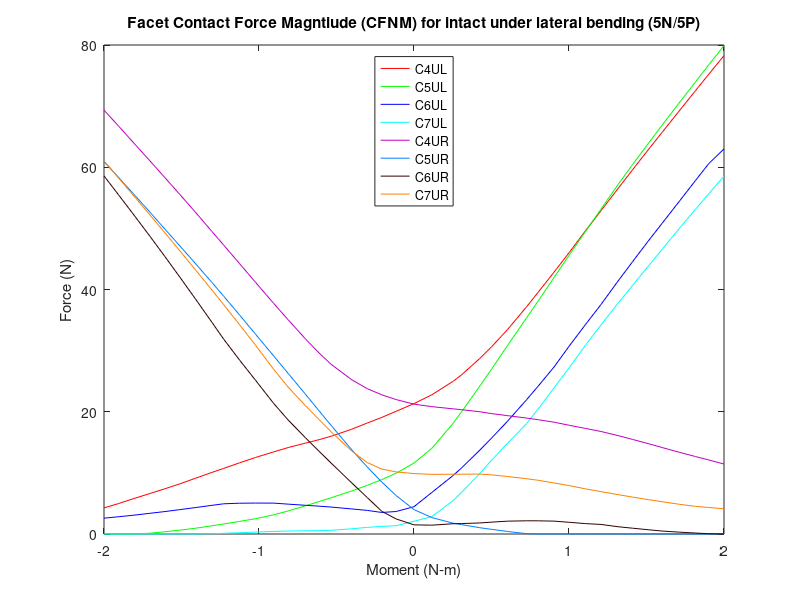

This figure's MATLAB source:
%% Facet contact force magnitude (N)
% Intact 5P/5N
clear all;
%% 5P
figure (2)

c4ulxp=[2 2.0575 2.12605 2.15275 2.21233 2.25121 2.30204 2.36312 2.40096 2.45209 2.50097 2.55317 2.60321 2.65826 2.70492 2.75514 2.80039 2.85766 2.90816 2.95077 3 ]-2;
c4ulyp=[21.3341 22.7741 24.9768 26.0084 28.7212 30.6767 33.468 37.1643 39.5759 42.8623 46.0691 49.6041 52.8913 56.5176 59.5782 62.8339 65.7159 69.3475 72.5383 75.2176 78.2594 ];

c4urxp=[2 2.0575 2.12605 2.15275 2.21233 2.25121 2.30204 2.36312 2.40096 2.45209 2.50097 2.55317 2.60321 2.65826 2.70492 2.75514 2.80039 2.85766 2.90816 2.95077 3 ]-2;
c4uryp=[21.2462 20.8366 20.4762 20.343 20.0015 19.6921 19.3578 18.9719 18.6923 18.2917 17.7845 17.2735 16.7705 16.0998 15.4756 14.7923 14.1476 13.3435 12.6717 12.1137 11.4476 ];

c5ulxp=[2 2.0575 2.12605 2.15275 2.21233 2.25121 2.30204 2.36312 2.40096 2.45209 2.50097 2.55317 2.60321 2.65826 2.70492 2.75514 2.80039 2.85766 2.90816 2.95077 3 ]-2;
c5ulyp=[11.6099 14.0112 18.1092 19.9314 24.1963 27.0571 30.8654 35.3563 38.145 41.9851 45.6398 49.4964 53.1583 57.1714 60.4282 63.8446 66.8899 70.6751 73.9658 76.7382 79.9157 ];

c5urxp=[2 2.0575 2.12605 2.15275 2.21233 2.25121 2.30204 2.36312 2.40096 2.45209 2.50097 2.55317 2.60321 2.65826 2.70492 2.75514 2.80039 2.85766 2.90816 2.95077 3 ]-2;
c5uryp=[3.99436 2.68834 1.77173 1.53885 1.02707 0.755422 0.416045 0.0524626 0.00453191 0.0041082 0.00388681 0.00366456 0.00346697 0.00326418 0.00310827 0.00295376 0.00282241 0.00266986 0.00253702 0.00242919 0.00231272 ];

c6ulxp=[2 2.0575 2.12605 2.15275 2.21233 2.25121 2.30204 2.36312 2.40096 2.45209 2.50097 2.55317 2.60321 2.65826 2.70492 2.75514 2.80039 2.85766 2.90816 2.95077 3 ]-2;
c6ulyp=[4.46774 6.79619 9.56689 10.7778 13.7226 15.7433 18.4713 21.9656 24.2163 27.3412 30.7671 34.2718 37.5443 41.3868 44.5415 47.8943 50.8277 54.5461 57.8363 60.5944 63.];

c6urxp=[2 2.0575 2.12605 2.15275 2.21233 2.25121 2.30204 2.36312 2.40096 2.45209 2.50097 2.55317 2.60321 2.65826 2.70492 2.75514 2.80039 2.85766 2.90816 2.95077 3 ]-2;
c6uryp=[1.49563 1.4466 1.67864 1.70432 1.80759 1.94537 2.10139 2.16082 2.15545 2.10614 1.91442 1.70007 1.56421 1.18965 0.950644 0.700416 0.483135 0.30031 0.157005 0.0455174 0.00266004 ];

c7ulxp=[2 2.0575 2.12605 2.15275 2.21233 2.25121 2.30204 2.36312 2.40096 2.45209 2.50097 2.55317 2.60321 2.65826 2.70492 2.75514 2.80039 2.85766 2.90816 2.95077 3 ]-2;
c7ulyp=[2.08179 2.85032 5.44781 6.76738 9.89475 12.1294 14.8571 18.0678 20.482 23.9217 27.2485 30.8797 34.2003 37.7393 40.6641 43.7762 46.5708 50.0827 53.1385 55.6615 58.5379];

c7urxp=[2 2.0575 2.12605 2.15275 2.21233 2.25121 2.30204 2.36312 2.40096 2.45209 2.50097 2.55317 2.60321 2.65826 2.70492 2.75514 2.80039 2.85766 2.90816 2.95077 3 ]-2;
c7uryp=[9.88572 9.75995 9.78221 9.78467 9.8032 9.67473 9.40243 9.04614 8.78627 8.34801 7.9228 7.38361 6.9322 6.44145 6.03786 5.63084 5.27797 4.85151 4.52137 4.33637 4.13881 ];

%% 5N
c4ulxn=-1*[2 2.0575 2.10375 2.15062 2.20072 2.26757 2.30624 2.35024 2.40593 2.45239 2.51131 2.56239 2.61382 2.65198 2.70613 2.75565 2.80324 2.85205 2.90639 2.95374 3 ]+2;
c4ulyn=[21.3341 20.0758 19.079 18.1611 17.1438 15.9895 15.4306 14.8652 14.1419 13.439 12.5181 11.6526 10.7329 10.0747 9.09928 8.19921 7.40649 6.61952 5.75519 4.97063 4.26877  ];

c4urxn=-1*[2 2.0575 2.10375 2.15062 2.20072 2.26757 2.30624 2.35024 2.40593 2.45239 2.51131 2.56239 2.61382 2.65198 2.70613 2.75565 2.80324 2.85205 2.90639 2.95374 3 ]+2;
c4uryn=[21.2462 21.9932 22.7666 23.7744 25.2281 27.7697 29.6189 31.9219 35.0452 37.7101 41.1787 44.2163 47.2603 49.4952 52.7052 55.5658 58.2866 61.0597 64.1055 66.7779 69.3401 ];

c5ulxn=-1*[2 2.0575 2.10375 2.15062 2.20072 2.26757 2.30624 2.35024 2.40593 2.45239 2.51131 2.56239 2.61382 2.65198 2.70613 2.75565 2.80324 2.85205 2.90639 2.95374 3 ]+2;
c5ulyn=[11.6099 9.94878 8.90544 7.96795 7.04031 5.9351 5.30971 4.61433 3.77428 3.14021 2.49888 2.06626 1.64453 1.34133 0.936137 0.626429 0.366652 0.126092 0.00287255 0.00263452 0.00248684 ];

c5urxn=-1*[2 2.0575 2.10375 2.15062 2.20072 2.26757 2.30624 2.35024 2.40593 2.45239 2.51131 2.56239 2.61382 2.65198 2.70613 2.75565 2.80324 2.85205 2.90639 2.95374 3 ]+2;
c5uryn=[3.99436 6.28356 8.49115 10.95 13.7679 17.7788 20.1564 22.8722 26.2783 29.1115 32.6996 35.8062 38.9024 41.1636 44.3095 47.1506 49.8606 52.6668 55.7285 58.3731 60.9339 ];

c6ulxn=-1*[2 2.0575 2.10375 2.15062 2.20072 2.26757 2.30624 2.35024 2.40593 2.45239 2.51131 2.56239 2.61382 2.65198 2.70613 2.75565 2.80324 2.85205 2.90639 2.95374 3 ]+2;
c6ulyn=[4.46774 3.67965 3.52398 3.86052 4.10027 4.40846 4.55652 4.69721 4.88499 5.05218 5.0616 5.0361 4.94345 4.68895 4.31729 3.98539 3.67447 3.38602 3.06378 2.81802 2.59217 ];

c6urxn=-1*[2 2.0575 2.10375 2.15062 2.20072 2.26757 2.30624 2.35024 2.40593 2.45239 2.51131 2.56239 2.61382 2.65198 2.70613 2.75565 2.80324 2.85205 2.90639 2.95374 3 ]+2;
c6uryn=[1.49563 2.46506 3.70287 5.95661 8.35349 11.6188 13.5339 15.7491 18.648 21.3413 25.1607 28.436 31.8703 34.6381 38.5377 42.0425 45.3736 48.7234 52.3851 55.5288 58.5851 ];

c7ulxn=-1*[2 2.0575 2.10375 2.15062 2.20072 2.26757 2.30624 2.35024 2.40593 2.45239 2.51131 2.56239 2.61382 2.65198 2.70613 2.75565 2.80324 2.85205 2.90639 2.95374 3 ]+2;
c7ulyn=[2.08179 1.35632 1.24688 1.08398 0.853242 0.60663 0.542625 0.525369 0.483407 0.422231 0.307628 0.210335 0.111496 0.0431669 0.00372558 0.00336549 0.00320781 0.00306281 0.00291333 0.00280202 0.00270481 ];

c7urxn=-1*[2 2.0575 2.10375 2.15062 2.20072 2.26757 2.30624 2.35024 2.40593 2.45239 2.51131 2.56239 2.61382 2.65198 2.70613 2.75565 2.80324 2.85205 2.90639 2.95374 3 ]+2;
c7uryn=[9.88572 10.1576 10.6202 11.689 13.5741 16.7225 18.7234 20.9902 24.0324 26.9256 30.8925 34.2204 37.5104 39.9226 43.2935 46.3493 49.2614 52.208 55.4658 58.2923 61.0289 ];
%% Left

c4xl=2*[flip(c4ulxn(2:21)),c4ulxp];
c4yl=[flip(c4ulyn(2:21)),c4ulyp];
a=plot(c4xl,c4yl,'r');
hold on

c5xl=2*[flip(c5ulxn(2:21)),c5ulxp];
c5yl=[flip(c5ulyn(2:21)),c5ulyp];
b=plot(c5xl,c5yl,'g');
hold on

c6xl=2*[flip(c6ulxn(2:21)),c6ulxp];
c6yl=[flip(c6ulyn(2:21)),c6ulyp];
c=plot(c6xl,c6yl,'b');
hold on

c7xl=2*[flip(c7ulxn(2:21)),c7ulxp];
c7yl=[flip(c7ulyn(2:21)),c7ulyp];
d=plot(c7xl,c7yl,'c');
hold on
%% Right

c4xr=2*[flip(c4urxn(2:21)),c4urxp];
c4yr=[flip(c4uryn(2:21)),c4uryp];
e=plot(c4xr,c4yr,'color',[0.75, 0, 0.75]);
hold on

c5xr=2*[flip(c5urxn(2:21)),c5urxp];
c5yr=[flip(c5uryn(2:21)),c5uryp];
f=plot(c5xr,c5yr,'color',[0 0.5 1]);
hold on

c6xr=2*[flip(c6urxn(2:21)),c6urxp];
c6yr=[flip(c6uryn(2:21)),c6uryp];
g=plot(c6xr,c6yr,'color',[0.2 0 0]);
hold on

c7xr=2*[flip(c7urxn(2:21)),c7urxp];
c7yr=[flip(c7uryn(2:21)),c7uryp];
h=plot(c7xr,c7yr,'color',[1 .5 0]);

leg=[a,b,c,d,e,f,g,h];
title('Facet Contact Force Magntiude (CFNM) for intact under lateral bending (5N/5P)')
xlabel('Moment (N-m)')
ylabel('Force (N)')
legend(leg,'C4UL','C5UL','C6UL','C7UL','C4UR','C5UR','C6UR','C7UR','location','north')
